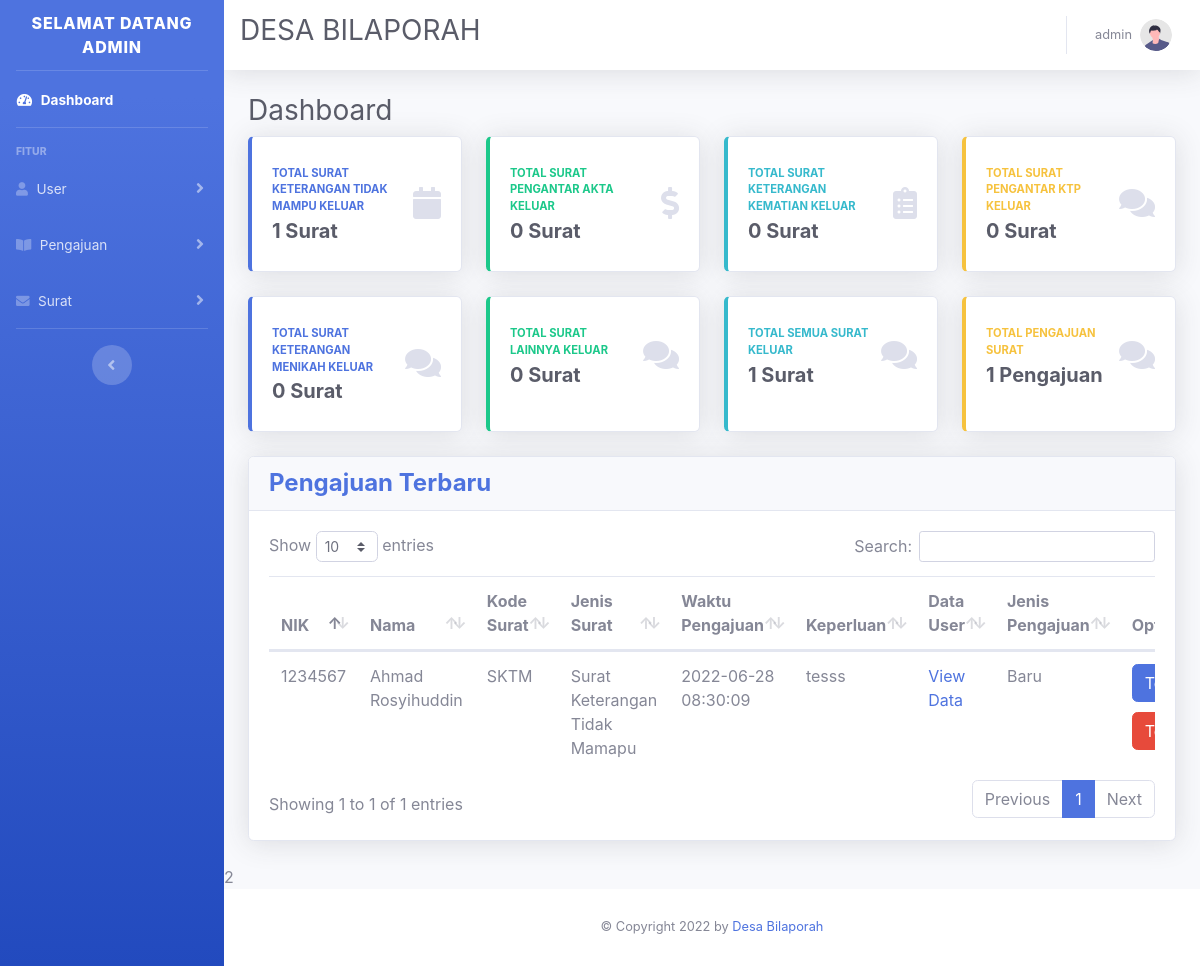
Page /admin/page_admin.php (signed in) on the earlier database version.
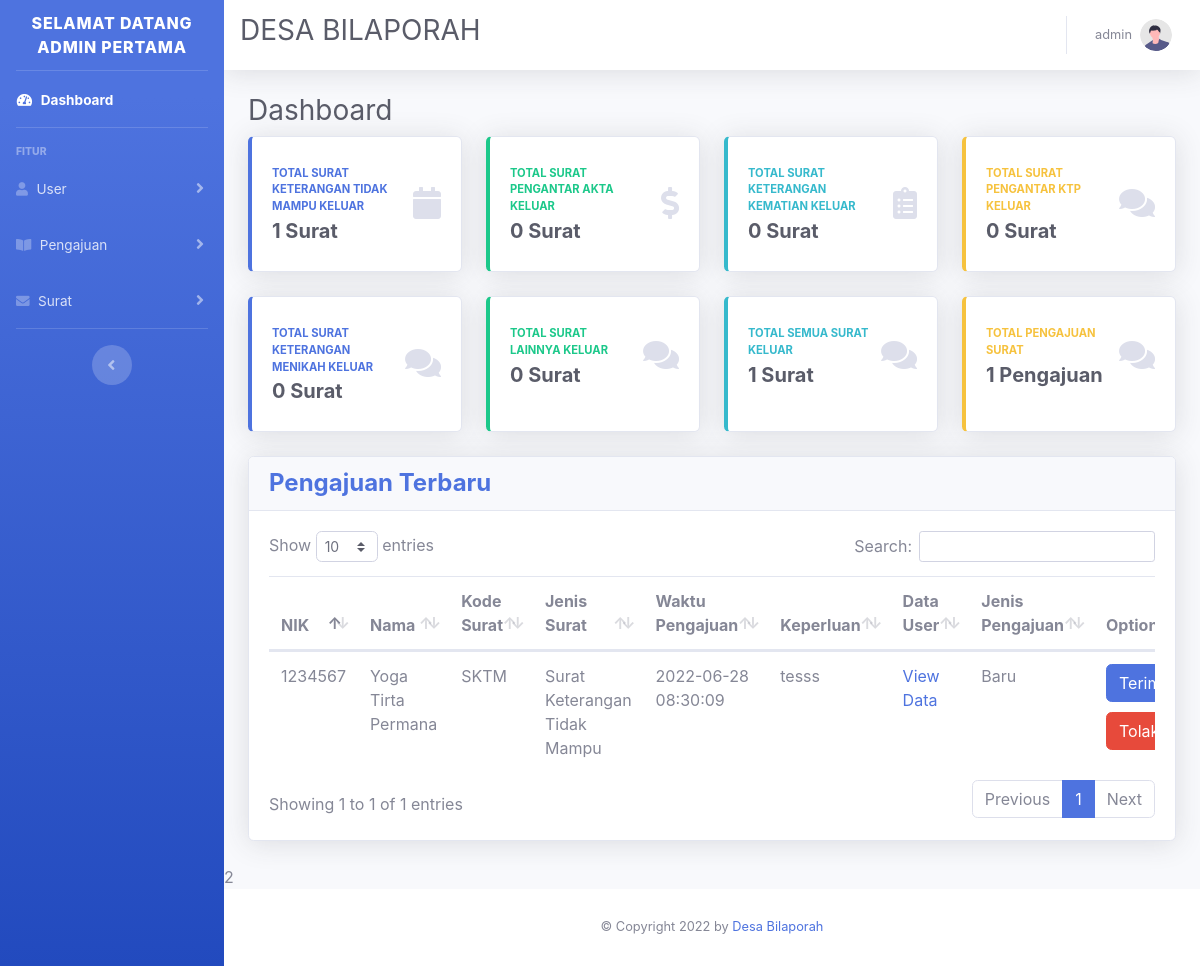
Same page on the later database version.
### tables this page shows
CREATE TABLE `tb_user` (
  `nik` varchar(100) NOT NULL,
  `username` varchar(100) DEFAULT NULL,
  `password` varchar(100) NOT NULL,
  `nama_user` varchar(100) NOT NULL,
  `rt` char(10) DEFAULT NULL,
  `rw` char(10) DEFAULT NULL,
  `role_user` enum('Warga','Admin') NOT NULL
);

CREATE TABLE `tb_pengajuan` (
  `id_pengajuan` int(11) NOT NULL,
  `nik` varchar(100) DEFAULT NULL,
  `kode_surat` varchar(5) DEFAULT NULL,
  `tgl_pengajuan` datetime DEFAULT NULL,
  `keperluan` varchar(200) DEFAULT NULL,
  `jenis_pengajuan` varchar(50) DEFAULT NULL,
  `status_pengajuan` enum('Menunggu','Di Terima','Di Tolak','Revisi Di Terima','Revisi Selesai') DEFAULT NULL
);

CREATE TABLE `tb_surat` (
  `kode_surat` char(5) NOT NULL,
  `jenis_surat` varchar(50) NOT NULL,
  `surat_keluar` int(11) NOT NULL
);

### admin/page_admin.php (the view, shortened to what the changed rows need)
<?php
include "../connect/koneksi.php";
$username = $_SESSION["username"];
$tb_user = mysqli_fetch_assoc(mysqli_query($koneksi, "SELECT * FROM tb_user where username='$username'"));
?>
<!DOCTYPE html>
<html lang="en">
<head>
    <link href="../css/sb-admin-2.min.css" rel="stylesheet">
    <link href="../vendor/fontawesome-free/css/all.min.css" rel="stylesheet" type="text/css">
    <link href="../vendor/datatables/dataTables.bootstrap4.min.css" rel="stylesheet">
</head>
<body>
    <?php include "../desain/sidebar_admin.php"; ?>
    <?php include "../desain/navbar_admin.php"; ?>
    <div class="container-fluid">
        <h1 class="h3 mb-2 text-gray-800">Dashboard</h1>
    </div>
    <div class="container-fluid">
        <div class="card shadow mb-4">
            <div class="card-body">
                <div class="table-responsive">
                    <table class="table table-hover" id="dataTable" width="100%" cellspacing="0">
                        <thead>
                            <tr>
                                <th>NIK</th>
                                <th>Nama</th>
                                <th>Kode Surat</th>
                                <th>Jenis Surat</th>
                                <th>Waktu Pengajuan</th>
                                <th>Keperluan</th>
                                <th>Data User</th>
                                <th>Jenis Pengajuan</th>
                                <th>Option</th>
                            </tr>
                        </thead>
                        <tbody>
                            <?php
                            include "../db/dashboard.php"
                            ?>
                        </tbody>
                    </table>
                </div>
            </div>
        </div>
    </div>2
</body>
</html>

### desain/sidebar_admin.php (shortened to what the changed rows need)
<div id="wrapper">
    <ul class="navbar-nav bg-gradient-primary sidebar sidebar-dark accordion" id="accordionSidebar">
        <a class="sidebar-brand d-flex align-items-center justify-content-center">
            <div>Selamat Datang <?= $tb_user["nama_user"] ?></div>
        </a>
    </ul>

### desain/navbar_admin.php (shortened to what the changed rows need)
<div id="content-wrapper" class="d-flex flex-column">
    <div id="content">
        <nav class="navbar navbar-expand navbar-light bg-white topbar mb-4 static-top shadow">
            <h1 class="h3 mb-2 text-gray-800">DESA BILAPORAH</h1>
            <ul class="navbar-nav ml-auto">
                <li class="nav-item dropdown no-arrow">
                    <a class="nav-link dropdown-toggle" href="#" id="userDropdown" role="button" data-toggle="dropdown" aria-haspopup="true" aria-expanded="false">
                        <span class="mr-2 d-none d-lg-inline text-gray-600 small"><?= $tb_user["nik"] ?></span>
                        <img class="img-profile rounded-circle" src="../img/undraw_profile.svg">
                    </a>
                </li>
            </ul>
        </nav>

### db/dashboard.php
<?php
include "../connect/koneksi.php";
$tb_pengajuan = mysqli_query($koneksi, "SELECT * FROM tb_user INNER JOIN tb_pengajuan USING(nik) INNER JOIN tb_surat USING(kode_surat)");
while ($row = mysqli_fetch_assoc($tb_pengajuan)) :
    if ($row["status_pengajuan"] == "Menunggu") { ?>
        <tr>
            <td><?= $row["nik"] ?></td>
            <td><?= $row["nama_user"] ?></td>
            <td><?= $row["kode_surat"] ?></td>
            <td><?= $row["jenis_surat"] ?></td>
            <td><?= $row["tgl_pengajuan"] ?></td>
            <td><?= $row["keperluan"] ?></td>
            <?php
            if ($row["kode_surat"] == "SKTM") { ?>
                <td>
                    <a href="../data_input/data_sktm.php?id_pengajuan=<?= $row['id_pengajuan'] ?>">View Data</a>
                </td>
            <?php } elseif ($row["kode_surat"] == "SKK") { ?>
                <td>
                    <a href="../data_input/data_skk.php?id_pengajuan=<?= $row['id_pengajuan'] ?>">View Data</a>
                </td>
            <?php } elseif ($row["kode_surat"] == "SKM") { ?>
                <td>
                    <a href="../data_input/data_skm.php?id_pengajuan=<?= $row['id_pengajuan'] ?>">View Data</a>
                </td>
            <?php } elseif ($row["kode_surat"] == "SL") { ?>
                <td>
                    <a href="../data_input/data_sl.php?id_pengajuan=<?= $row['id_pengajuan'] ?>">View Data</a>
                </td>
            <?php } elseif ($row["kode_surat"] == "SPA") { ?>
                <td>
                    <a href="../data_input/data_spa.php?id_pengajuan=<?= $row['id_pengajuan'] ?>">View Data</a>
                </td>
            <?php } elseif ($row["kode_surat"] == "SPK") { ?>
                <td>
                    <a href="../data_input/data_spk.php?id_pengajuan=<?= $row['id_pengajuan'] ?>">View Data</a>
                </td>
            <?php } ?>
            <td><?= $row["jenis_pengajuan"] ?></td>
            <td>
                <a href="../update_data/terima_pengajuan.php?id_pengajuan=<?= $row["id_pengajuan"] ?>&kode_surat=<?= $row["kode_surat"] ?>&nik_user=<?= $row["nik"] ?>"><button type="button" class="btn btn-primary" style="margin-bottom: 10px;">Terima</button></a>
                <a href="../update_data/tolak_pengajuan.php?id_pengajuan=<?= $row["id_pengajuan"] ?>&kode_surat=<?= $row["kode_surat"] ?>&nik_user=<?= $row["nik"] ?>"><button type="button" class="btn btn-danger">Tolak</button></a>
            </td>
        </tr>
<?php
    }
endwhile;
?>

Differences in the rows shown:
changed tb_user "admin": nama_user "ADMIN" → "ADMIN PERTAMA"
changed through a linked row, tb_pengajuan "SKTM": nik.nama_user "Ahmad Rosyihuddin" → "Yoga Tirta Permana"; kode_surat.jenis_surat "Surat Keterangan Tidak Mamapu" → "Surat Keterangan Tidak Mampu"
